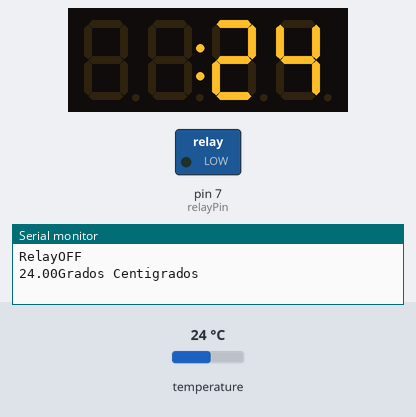
Bench run of a sketch on a simulated Arduino Uno, built with avr-gcc and run on an emulated ATmega328P. Shown: 4-digit seven-segment display, switched loads named in the sketch (green lamp = pin HIGH), the last lines printed to the serial monitor. Inputs (shaded band) come from the test bench; at power-on: temperature 24 °C.

Above: at 2.5 s.
2.6 s: temperature set to 29.4 °C
At 6.2 s:
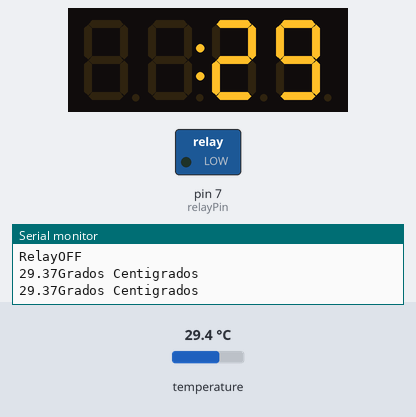
6.5 s: temperature set to 30.3 °C
At 10.1 s:
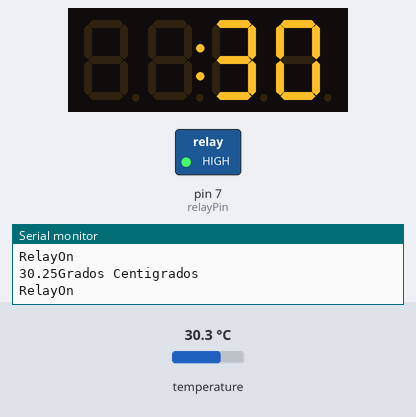
10.4 s: temperature set to 26.3 °C
At 13.8 s:
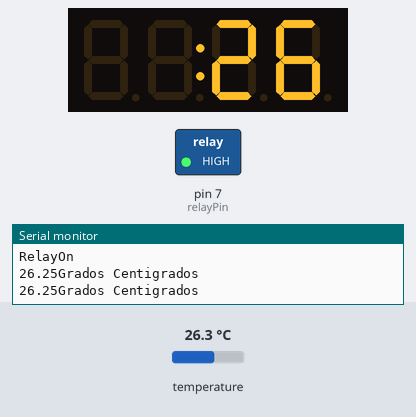
14.1 s: temperature set to 24.7 °C
At 15.7 s:
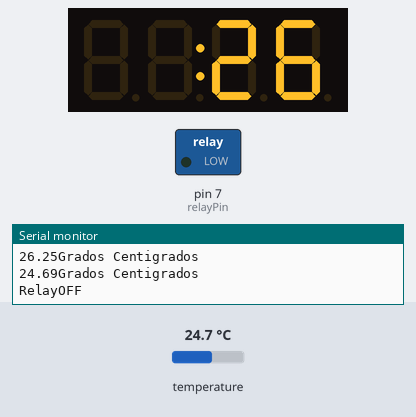
Timing chart, 0 to 17.2 s (numbered marks = the images above; inputs shaded):
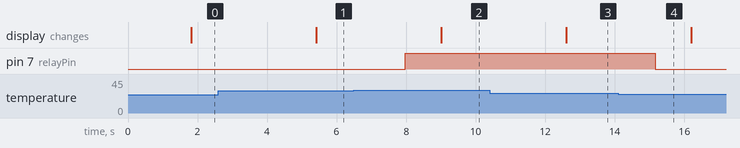

Measured:
- the behaviour switches between 29.9 and 30 °C on temperature (found by bisection; images 1 and 2)
- the behaviour switches between 25.6 and 25.5 °C on temperature (found by bisection; images 3 and 4)
- after the input at 2.6 s, the display: changes after 2.8 s (image 1)
- after the input at 6.5 s, pin 7 (relayPin): LOW → HIGH after 1.5 s; the display: changes after 2.5 s (image 2)
- after the input at 10.4 s, the display: changes after 2.2 s (image 3)
- after the input at 14.1 s, pin 7 (relayPin): HIGH → LOW after 1.1 s

The sketch:

relay.ino
```cpp
#include <OneWire.h>
#include <DallasTemperature.h>
#include <TM1637Display.h>

#define CLK 2
#define DIO 3

TM1637Display display(CLK, DIO);

// Pin relay
int relayPin = 7;

// Max and Min Temperatures
float maxTemp = 30.00;
float minTemp = 25.55;

//Pin donde esta conectado dq
const byte pinDatosDQ = 9;


// Instancia a las clases OneWire y DallasTemperature
OneWire ourWire (pinDatosDQ);
DallasTemperature sensor (&ourWire);

void setup() {
  display.setBrightness(7);
  // Iniciamos la comunicacion serie
  Serial.begin(9600);
  //Iniciamos el bus 1-Wire
  sensor.begin();
  // Iniciamos relay
  pinMode(relayPin, OUTPUT);
  digitalWrite(relayPin, LOW);
}

void loop() {
  float temp1 = sensor.getTempCByIndex(0);
  sensor.requestTemperatures();
    if (temp1 >= maxTemp) {
       powerOnRelay();
    } else if(temp1 <= minTemp) {
      powerOffRelay();
    }

    delay(1000);

  Serial.print (sensor.getTempCByIndex(0));
  Serial.println("Grados Centigrados");
  display.showNumberDecEx(temp1,64, false);
}

void powerOnRelay() {
  digitalWrite(relayPin, HIGH);
  Serial.println("RelayOn");
}

void powerOffRelay() {
  digitalWrite(relayPin, LOW);
  Serial.println("RelayOFF");
}

//int relayPin = 7;
//
//float maxTemperature = 27.55;
//float minTemperature = 25.55;
//
//void setup() {
//  Serial.begin(9600);
//  pinMode(relayPin, OUTPUT);
//
//}
//
//void loop() {
////  powerOnRelay();
//Serial.println("asd");
//}
//
//void powerOnRelay() {
//  digitalWrite(relayPin, HIGH);
//  Serial.println("RelayOn");
//  delay(2000);
//  digitalWrite(relayPin, LOW);
//  Serial.println("Relay OFF");
//}
```
